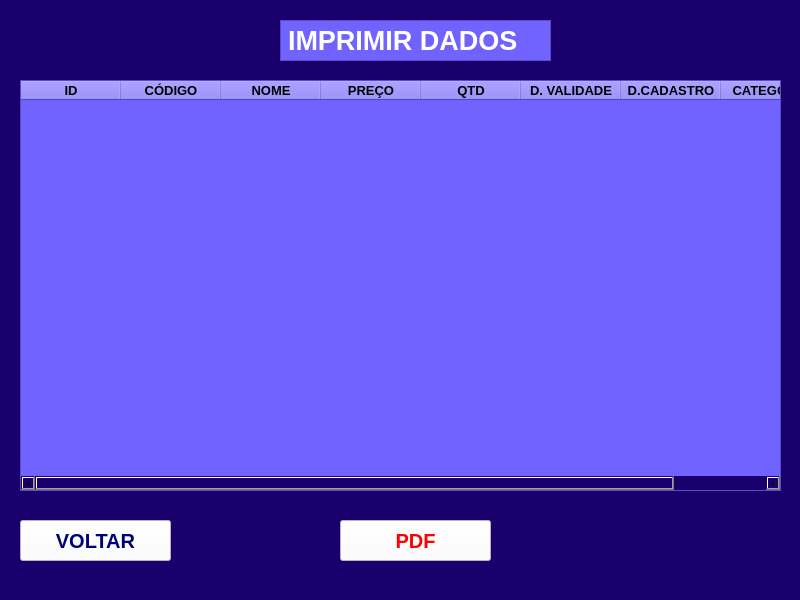
<?xml version="1.0" encoding="UTF-8"?>
<ui version="4.0">
 <class>MainWindow</class>
 <widget class="QMainWindow" name="MainWindow">
  <property name="geometry">
   <rect>
    <x>0</x>
    <y>0</y>
    <width>800</width>
    <height>600</height>
   </rect>
  </property>
  <property name="maximumSize">
   <size>
    <width>800</width>
    <height>600</height>
   </size>
  </property>
  <property name="cursor">
   <cursorShape>PointingHandCursor</cursorShape>
  </property>
  <property name="windowTitle">
   <string>IMPRIMIR DADOS</string>
  </property>
  <property name="styleSheet">
   <string notr="true">background-color: rgb(25, 0, 109);</string>
  </property>
  <widget class="QWidget" name="centralwidget">
   <widget class="QLabel" name="label">
    <property name="geometry">
     <rect>
      <x>280</x>
      <y>20</y>
      <width>271</width>
      <height>41</height>
     </rect>
    </property>
    <property name="font">
     <font>
      <pointsize>20</pointsize>
      <weight>75</weight>
      <bold>true</bold>
     </font>
    </property>
    <property name="styleSheet">
     <string notr="true">color: rgb(255, 255, 255);
background-color: rgb(112, 99, 255);</string>
    </property>
    <property name="frameShape">
     <enum>QFrame::StyledPanel</enum>
    </property>
    <property name="text">
     <string>IMPRIMIR DADOS</string>
    </property>
    <property name="textFormat">
     <enum>Qt::AutoText</enum>
    </property>
   </widget>
   <widget class="QPushButton" name="pushButton_2">
    <property name="geometry">
     <rect>
      <x>340</x>
      <y>520</y>
      <width>151</width>
      <height>41</height>
     </rect>
    </property>
    <property name="font">
     <font>
      <pointsize>15</pointsize>
      <weight>75</weight>
      <bold>true</bold>
     </font>
    </property>
    <property name="styleSheet">
     <string notr="true">background-color: rgb(255, 255, 255);
color: rgb(255, 0, 0);
</string>
    </property>
    <property name="text">
     <string>PDF</string>
    </property>
   </widget>
   <widget class="QTableWidget" name="tableWidget">
    <property name="geometry">
     <rect>
      <x>20</x>
      <y>80</y>
      <width>761</width>
      <height>411</height>
     </rect>
    </property>
    <property name="font">
     <font>
      <pointsize>12</pointsize>
      <weight>75</weight>
      <bold>true</bold>
     </font>
    </property>
    <property name="mouseTracking">
     <bool>false</bool>
    </property>
    <property name="styleSheet">
     <string notr="true">background-color: rgb(112, 99, 255)</string>
    </property>
    <column>
     <property name="text">
      <string>ID</string>
     </property>
     <property name="font">
      <font>
       <pointsize>10</pointsize>
       <weight>75</weight>
       <bold>true</bold>
      </font>
     </property>
     <property name="textAlignment">
      <set>AlignCenter</set>
     </property>
    </column>
    <column>
     <property name="text">
      <string>CÓDIGO</string>
     </property>
     <property name="font">
      <font>
       <pointsize>10</pointsize>
       <weight>75</weight>
       <bold>true</bold>
      </font>
     </property>
     <property name="textAlignment">
      <set>AlignCenter</set>
     </property>
    </column>
    <column>
     <property name="text">
      <string>NOME</string>
     </property>
     <property name="font">
      <font>
       <pointsize>10</pointsize>
       <weight>75</weight>
       <bold>true</bold>
      </font>
     </property>
     <property name="textAlignment">
      <set>AlignCenter</set>
     </property>
    </column>
    <column>
     <property name="text">
      <string>PREÇO</string>
     </property>
     <property name="font">
      <font>
       <pointsize>10</pointsize>
       <weight>75</weight>
       <bold>true</bold>
      </font>
     </property>
     <property name="textAlignment">
      <set>AlignCenter</set>
     </property>
    </column>
    <column>
     <property name="text">
      <string>QTD</string>
     </property>
     <property name="font">
      <font>
       <pointsize>10</pointsize>
       <weight>75</weight>
       <bold>true</bold>
      </font>
     </property>
     <property name="textAlignment">
      <set>AlignCenter</set>
     </property>
    </column>
    <column>
     <property name="text">
      <string>D. VALIDADE</string>
     </property>
     <property name="font">
      <font>
       <pointsize>10</pointsize>
       <weight>75</weight>
       <bold>true</bold>
      </font>
     </property>
     <property name="textAlignment">
      <set>AlignCenter</set>
     </property>
    </column>
    <column>
     <property name="text">
      <string>D.CADASTRO</string>
     </property>
     <property name="font">
      <font>
       <pointsize>10</pointsize>
       <weight>75</weight>
       <bold>true</bold>
      </font>
     </property>
     <property name="textAlignment">
      <set>AlignCenter</set>
     </property>
    </column>
    <column>
     <property name="text">
      <string>CATEGORIA</string>
     </property>
     <property name="font">
      <font>
       <pointsize>10</pointsize>
       <weight>75</weight>
       <bold>true</bold>
      </font>
     </property>
     <property name="textAlignment">
      <set>AlignCenter</set>
     </property>
    </column>
   </widget>
   <widget class="QPushButton" name="pushButton_3">
    <property name="geometry">
     <rect>
      <x>20</x>
      <y>520</y>
      <width>151</width>
      <height>41</height>
     </rect>
    </property>
    <property name="font">
     <font>
      <pointsize>15</pointsize>
      <weight>75</weight>
      <bold>true</bold>
     </font>
    </property>
    <property name="styleSheet">
     <string notr="true">background-color: rgb(255, 255, 255);
color: rgb(1, 1, 121);
</string>
    </property>
    <property name="text">
     <string>VOLTAR</string>
    </property>
   </widget>
  </widget>
  <widget class="QMenuBar" name="menubar">
   <property name="geometry">
    <rect>
     <x>0</x>
     <y>0</y>
     <width>800</width>
     <height>21</height>
    </rect>
   </property>
  </widget>
  <widget class="QStatusBar" name="statusbar"/>
 </widget>
 <resources/>
 <connections/>
</ui>
